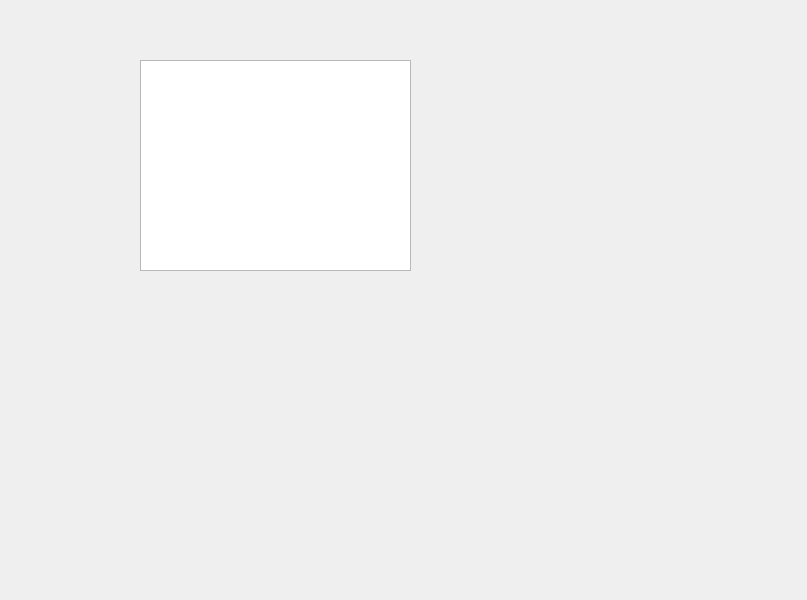
<?xml version="1.0" encoding="UTF-8"?>
<ui version="4.0">
 <class>Whiteboard</class>
 <widget class="QWidget" name="Whiteboard">
  <property name="geometry">
   <rect>
    <x>0</x>
    <y>0</y>
    <width>807</width>
    <height>600</height>
   </rect>
  </property>
  <property name="windowTitle">
   <string>Whiteboard</string>
  </property>
  <widget class="QTextEdit" name="textEdit_2">
   <property name="geometry">
    <rect>
     <x>140</x>
     <y>60</y>
     <width>271</width>
     <height>211</height>
    </rect>
   </property>
  </widget>
 </widget>
 <resources/>
 <connections/>
</ui>
